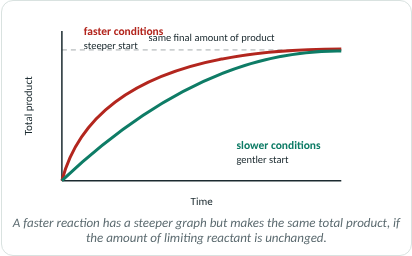
#> input picture src/fx_c.png, 412 x 256 px, given as the content of the folder ../../src/fx_c.png, which was not available
$ python sheet.py ../../src/fx_c.png ../../src/fx_d.png
#> lines starting #> are read from the running program, lines starting #| are printed output that depends on the picture
import sys,glob,os,json,re
from PIL import Image,ImageDraw
od=sys.argv[1];out=sys.argv[2];fs=sorted(glob.glob(od+'/*.png'),key=lambda f:[int(x) if x.isdigit() else x for x in re.split(r'(\d+)',os.path.basename(f))])
T=230;cols=6;cells=[]
for f in fs:
    im=Image.open(f).convert('RGB');im.thumbnail((T,T));c=Image.new('RGB',(T,T+16),'white');c.paste(im,((T-im.width)//2,0));ImageDraw.Draw(c).text((3,T+2),os.path.basename(f)[:34],fill='red');cells.append(c)
#> further down, im is the input picture: PIL image 412x256 RGB; mean R, G, B 245.8, 246, 245.7
#> after `im.thumbnail((T, T))`:
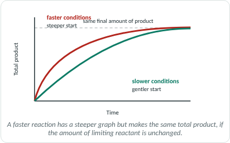
#> im: PIL image 230x143 RGB; mean R, G, B 245.5, 245.7, 245.4
#> after `c = Image.new('RGB', (T, T + 16), 'white')`: c: PIL image 230x246 RGB; every value is 255
#> after `c.paste(im, ((T - im.width) // 2, 0))`:
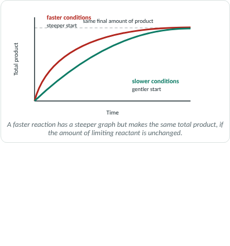
#> c: PIL image 230x246 RGB; mean R, G, B 249.5, 249.6, 249.4
rows=(len(cells)+cols-1)//cols;m=Image.new('RGB',(cols*T,rows*(T+16)),'#ccc')
#> after `rows = (len(cells) + cols - 1) // cols`: rows = 1
#> after `m = Image.new('RGB', (cols * T, rows * (T + 16)), '#ccc')`: m: PIL image 1380x246 RGB; every value is 204
for i,c in enumerate(cells):m.paste(c,((i%cols)*T,(i//cols)*(T+16)))
#> this loop made 1 pass
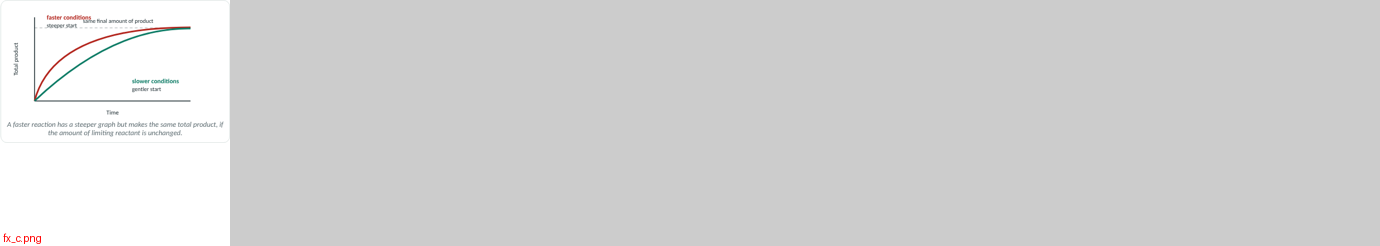
#> m: PIL image 1380x246 RGB; mean R, G, B 211.6, 211.5, 211.5
m.save(out);print(len(cells))
#| 1

$ run again, on src/fx_d.png
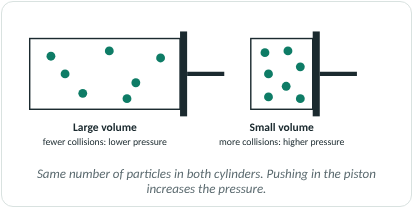
#> input picture src/fx_d.png, 412 x 207 px, given as the content of the folder ../../src/fx_d.png, which was not available
#> im is the input picture: PIL image 412x207 RGB; mean R, G, B 241.3, 243.3, 243.3
#> im: PIL image 230x116 RGB
#> c: PIL image 230x246 RGB; every value is 255
#> `c.paste(im, ((T - im.width) // 2, 0))`:
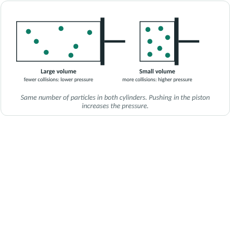
#> c: PIL image 230x246 RGB; mean R, G, B 248.4, 249.3, 249.3
#> rows = 1
#> the loop `for i,c in enumerate(cells):m.paste(c,((i%cols)*T,(i//cols)*(T+16)))` made 1 pass
#> after the loop `for i,c in enumerate(cells):m.paste(c,((i%cols)*T,(i//cols)*(T+16)))`:
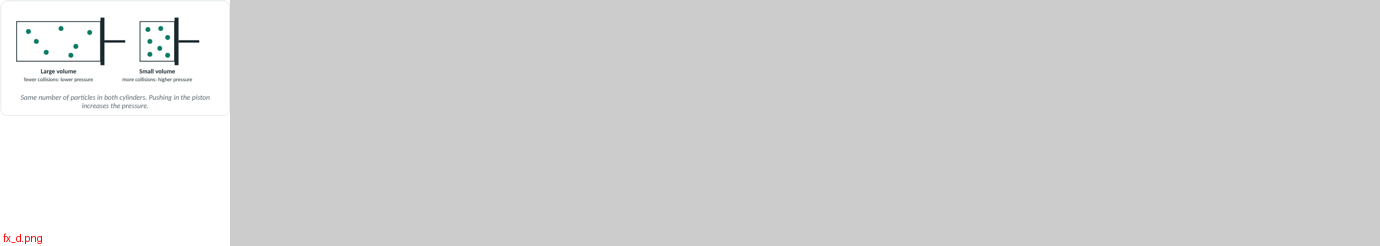
#> m: PIL image 1380x246 RGB; mean R, G, B 211.4, 211.5, 211.5
#| 1
